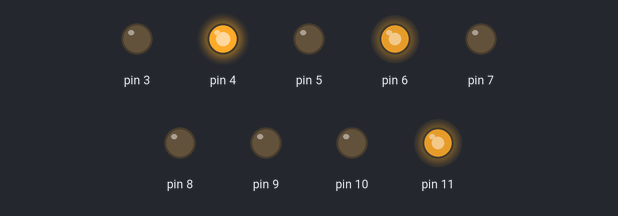
The sketch below on a simulated Arduino Uno, built with avr-gcc and run on an emulated ATmega328P. Parts: output pins drawn as LEDs (lit = HIGH).

Above: at 0.05 s.
At 0.3 s:
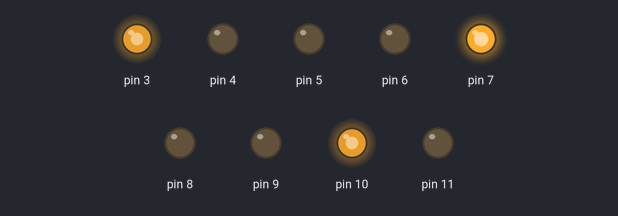
At 0.55 s:
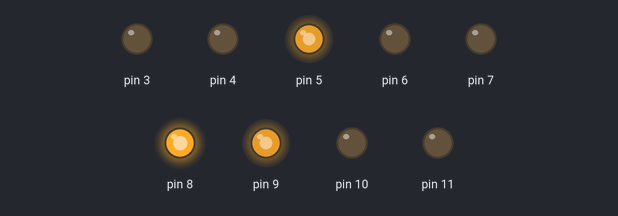
Timing chart, 0 to 3.0 s (numbered marks = the images above):
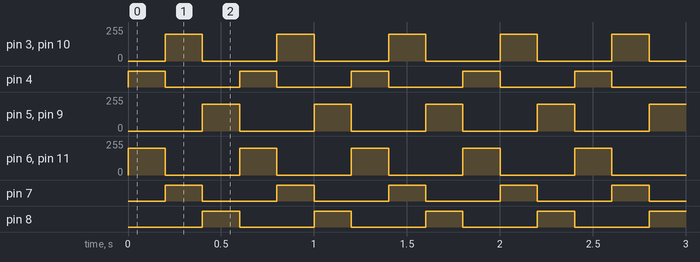

Measured:
- by itself, pin 3, pin 5, pin 6, pin 9–11: alternates 200/255 for 0.20 s and 0/255 for 0.40 s
- by itself, pin 4, pin 7, pin 8: alternates HIGH for 0.20 s and LOW for 0.40 s

The sketch:

rgbThreeStrips.ino
```cpp
#define ECHO1 22
#define TRIG1 24
#define ECHO2 34
#define TRIG2 36

#define RED1 4
#define BLUE1 5
#define GREEN1 3

#define RED2 8
#define BLUE2 7
#define GREEN2 6

#define RED3 10
#define BLUE3 11
#define GREEN3 9

int lastMode1 = 0;
int lastMode2 = 0;

static int FAR = 0,
           MEDIUM = 1,
           CLOSE = 2,
           STRIP_ONE = 1,
           STRIP_TWO = 2,
           STRIP_THREE = 3;

void setup() {
  // put your setup code here, to run once:

}

void loop() {
  // put your main code here, to run repeatedly:
  rgb(200, 0, 0, RED1, GREEN1, BLUE1);
  rgb(0, 200, 0, RED2, GREEN2, BLUE2);
  rgb(0, 0, 200, RED3, GREEN3, BLUE3);

  delay(200);
  rgb(0, 200, 0, RED1, GREEN1, BLUE1);
  rgb(0, 0, 200, RED2, GREEN2, BLUE2);
  rgb(200, 0, 0, RED3, GREEN3, BLUE3);
  delay(200);
  rgb(0, 0, 200, RED1, GREEN1, BLUE1);
  rgb(200, 0, 0, RED2, GREEN2, BLUE2);
  rgb(0, 200, 0, RED3, GREEN3, BLUE3);
  delay(200);
}

void rgb(int r, int g, int b, int pinRed, int pinGreen, int pinBlue) {
  analogWrite(pinRed, r);
  analogWrite(pinGreen, g);
  analogWrite(pinBlue, b);
}
```
